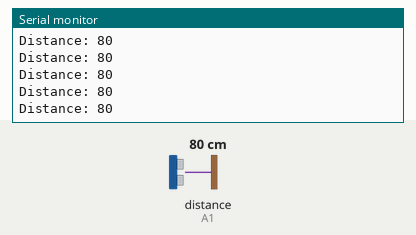
Simulated run of this sketch. Board: Arduino Uno, built with avr-gcc and run on an emulated ATmega328P. Parts: the last lines printed to the serial monitor. Inputs (shaded band) come from the test bench; at power-on: distance to the obstacle (sensor on A1) 80 cm. The echo pulse lasts 58.3 µs per cm.

Above: at 1.2 s.
1.3 s: distance to the obstacle (sensor on A1) set to 2 cm
At 1.6 s:
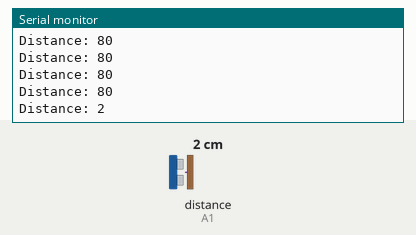
2.8 s: distance to the obstacle (sensor on A1) set to 4 cm
At 2.8 s:
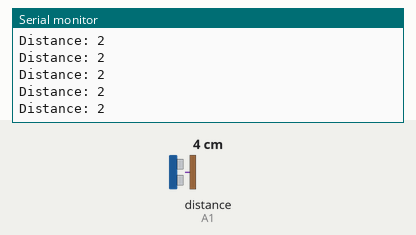
4.3 s: distance to the obstacle (sensor on A1) set to 35 cm
At 4.41 s:
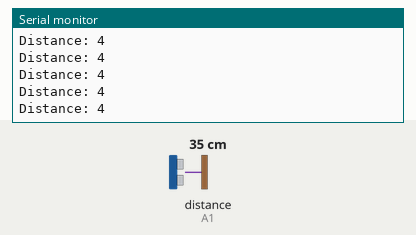
Timing chart, 0 to 7.3 s (numbered marks = the images above; inputs shaded):
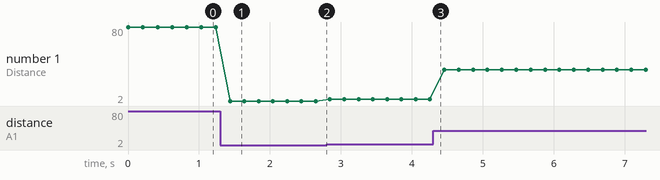

Measured:
- after the input at 1.3 s, the serial monitor: prints a new line after 0.14 s (image 1)
- plotted number 1: 80 → 2 after the input at 1.3 s, 2 → 4 after the input at 2.8 s, 4 → 35 after the input at 4.3 s

The sketch:

Sonar.ino
```cpp
#include<NewPing.h>
#define trig A0
#define echo A1
#define maximum 200
int usec;
int cm;
NewPing sonar(trig, echo, maximum);
void setup()
{

Serial.begin(9600);

}
void loop(){
usec=sonar.ping();
cm=usec/58;
Serial.print("Distance: ");
Serial.print(cm);
Serial.print("\n");

delay(200);
}
```
